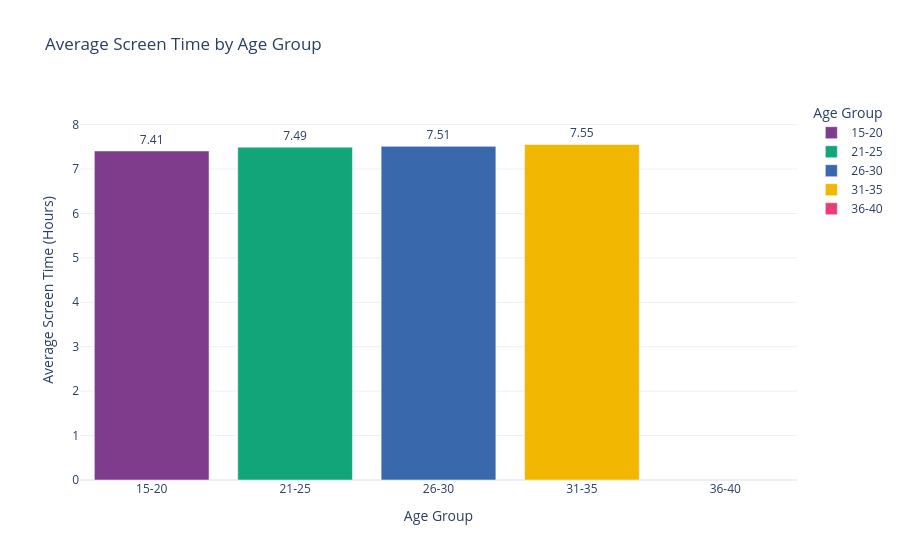

Notebook cell for this chart:
### Code cell
# calculation and visualisation of average screen time by age groups 
age_screen = (
    df.groupby("age_group")["daily_screen_time_hours"]
    .mean()
    .reset_index()
)

fig = px.bar(
    age_screen,
    x="age_group",
    y="daily_screen_time_hours",
    color="age_group",
    title="Average Screen Time by Age Group",
    labels={
        "age_group": "Age Group",
        "daily_screen_time_hours": "Average Screen Time (Hours)"
    },
    color_discrete_sequence=px.colors.qualitative.Bold,
    text="daily_screen_time_hours"
)

fig.update_traces(
    texttemplate='%{text:.2f}',
    textposition='outside'
)

fig.update_layout(
    template="plotly_white",
    xaxis_title="Age Group",
    yaxis_title="Average Screen Time (Hours)",
    uniformtext_minsize=8,
    uniformtext_mode='hide'
)
fig.update_layout(yaxis_range=[0, age_screen["daily_screen_time_hours"].max()+1])
fig.show()

### Figure 1 — Plotly figure (JSON) as saved in the notebook; plotly's stock layout.template omitted (floating-point values rounded to 4 significant figures)
{"data": [{"hovertemplate": "Age Group=%{x}<br>Average Screen Time (Hours)=%{text}<extra></extra>", "legendgroup": "15-20", "marker": {"color": "rgb(127, 60, 141)", "pattern": {"shape": ""}}, "name": "15-20", "orientation": "v", "showlegend": true, "text": [7.405], "textposition": "outside", "texttemplate": "%{text:.2f}", "type": "bar", "x": ["15-20"], "xaxis": "x", "y": [7.405], "yaxis": "y"}, {"hovertemplate": "Age Group=%{x}<br>Average Screen Time (Hours)=%{text}<extra></extra>", "legendgroup": "21-25", "marker": {"color": "rgb(17, 165, 121)", "pattern": {"shape": ""}}, "name": "21-25", "orientation": "v", "showlegend": true, "text": [7.491], "textposition": "outside", "texttemplate": "%{text:.2f}", "type": "bar", "x": ["21-25"], "xaxis": "x", "y": [7.491], "yaxis": "y"}, {"hovertemplate": "Age Group=%{x}<br>Average Screen Time (Hours)=%{text}<extra></extra>", "legendgroup": "26-30", "marker": {"color": "rgb(57, 105, 172)", "pattern": {"shape": ""}}, "name": "26-30", "orientation": "v", "showlegend": true, "text": [7.51], "textposition": "outside", "texttemplate": "%{text:.2f}", "type": "bar", "x": ["26-30"], "xaxis": "x", "y": [7.51], "yaxis": "y"}, {"hovertemplate": "Age Group=%{x}<br>Average Screen Time (Hours)=%{text}<extra></extra>", "legendgroup": "31-35", "marker": {"color": "rgb(242, 183, 1)", "pattern": {"shape": ""}}, "name": "31-35", "orientation": "v", "showlegend": true, "text": [7.553], "textposition": "outside", "texttemplate": "%{text:.2f}", "type": "bar", "x": ["31-35"], "xaxis": "x", "y": [7.553], "yaxis": "y"}, {"hovertemplate": "Age Group=%{x}<br>Average Screen Time (Hours)=%{text}<extra></extra>", "legendgroup": "36-40", "marker": {"color": "rgb(231, 63, 116)", "pattern": {"shape": ""}}, "name": "36-40", "orientation": "v", "showlegend": true, "text": [NaN], "textposition": "outside", "texttemplate": "%{text:.2f}", "type": "bar", "x": ["36-40"], "xaxis": "x", "y": [NaN], "yaxis": "y"}], "layout": {"barmode": "relative", "legend": {"title": {"text": "Age Group"}, "tracegroupgap": 0}, "title": {"text": "Average Screen Time by Age Group"}, "uniformtext": {"minsize": 8, "mode": "hide"}, "xaxis": {"anchor": "y", "categoryarray": ["15-20", "21-25", "26-30", "31-35", "36-40"], "categoryorder": "array", "domain": [0, 1], "title": {"text": "Age Group"}}, "yaxis": {"anchor": "x", "domain": [0, 1], "range": [0, 8.553], "title": {"text": "Average Screen Time (Hours)"}}}}
